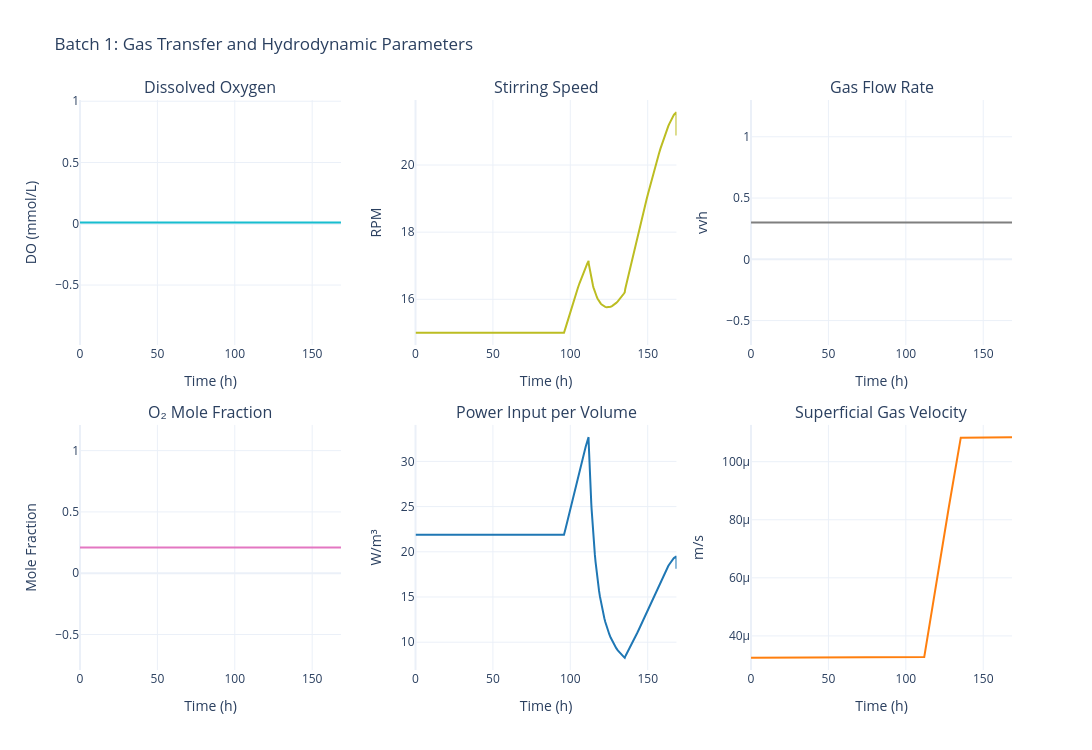

The cell this chart's notebook holds for it:
### Code cell
# Gas transfer (DO, agitation, gas flow, O2 fraction)
fig = data.plot_gas_transfer(batch_number=BATCH_NUMBER)
fig.show()

### Figure 1 — Plotly figure (JSON) as saved in the notebook; plotly's stock layout.template omitted (floating-point values rounded to 4 significant figures; data arrays with more than 128 entries replaced by an {"elided": "..."} marker saying what was removed)
{"data": [{"hovertemplate": "Time: %{x:.1f} h<br>DO: %{y:.3f} mmol/L<extra></extra>", "line": {"color": "#17becf", "width": 2}, "mode": "lines", "name": "Dissolved O₂", "type": "scatter", "x": {"elided": "280 float values"}, "xaxis": "x", "y": {"elided": "280 float values"}, "yaxis": "y"}, {"hovertemplate": "Time: %{x:.1f} h<br>N: %{y:.1f} rpm<extra></extra>", "line": {"color": "#bcbd22", "width": 2}, "mode": "lines", "name": "Stirring Speed", "type": "scatter", "x": {"elided": "280 float values"}, "xaxis": "x2", "y": {"elided": "280 float values"}, "yaxis": "y2"}, {"hovertemplate": "Time: %{x:.1f} h<br>Fg: %{y:.3f} vvh<extra></extra>", "line": {"color": "#7f7f7f", "width": 2}, "mode": "lines", "name": "Gas Flow Rate", "type": "scatter", "x": {"elided": "280 float values"}, "xaxis": "x3", "y": {"elided": "280 float values"}, "yaxis": "y3"}, {"hovertemplate": "Time: %{x:.1f} h<br>y_O₂: %{y:.3f}<extra></extra>", "line": {"color": "#e377c2", "width": 2}, "mode": "lines", "name": "y_O₂", "type": "scatter", "x": {"elided": "280 float values"}, "xaxis": "x4", "y": {"elided": "280 float values"}, "yaxis": "y4"}, {"hovertemplate": "Time: %{x:.1f} h<br>P/V: %{y:.2f} W/m³<extra></extra>", "line": {"color": "#1f77b4", "width": 2}, "mode": "lines", "name": "P/V", "type": "scatter", "x": {"elided": "280 float values"}, "xaxis": "x5", "y": {"elided": "280 float values"}, "yaxis": "y5"}, {"hovertemplate": "Time: %{x:.1f} h<br>vₛ: %{y:.5f} m/s<extra></extra>", "line": {"color": "#ff7f0e", "width": 2}, "mode": "lines", "name": "vₛ", "type": "scatter", "x": {"elided": "280 float values"}, "xaxis": "x6", "y": {"elided": "280 float values"}, "yaxis": "y6"}], "layout": {"annotations": [{"font": {"size": 16}, "showarrow": false, "text": "Dissolved Oxygen", "x": 0.14, "xanchor": "center", "xref": "paper", "y": 1, "yanchor": "bottom", "yref": "paper"}, {"font": {"size": 16}, "showarrow": false, "text": "Stirring Speed", "x": 0.5, "xanchor": "center", "xref": "paper", "y": 1, "yanchor": "bottom", "yref": "paper"}, {"font": {"size": 16}, "showarrow": false, "text": "Gas Flow Rate", "x": 0.86, "xanchor": "center", "xref": "paper", "y": 1, "yanchor": "bottom", "yref": "paper"}, {"font": {"size": 16}, "showarrow": false, "text": "O₂ Mole Fraction", "x": 0.14, "xanchor": "center", "xref": "paper", "y": 0.43, "yanchor": "bottom", "yref": "paper"}, {"font": {"size": 16}, "showarrow": false, "text": "Power Input per Volume", "x": 0.5, "xanchor": "center", "xref": "paper", "y": 0.43, "yanchor": "bottom", "yref": "paper"}, {"font": {"size": 16}, "showarrow": false, "text": "Superficial Gas Velocity", "x": 0.86, "xanchor": "center", "xref": "paper", "y": 0.43, "yanchor": "bottom", "yref": "paper"}], "font": {"size": 12}, "height": 750, "showlegend": false, "title": {"text": "Batch 1: Gas Transfer and Hydrodynamic Parameters"}, "width": 1400, "xaxis": {"anchor": "y", "domain": [0, 0.28], "title": {"text": "Time (h)"}}, "xaxis2": {"anchor": "y2", "domain": [0.36, 0.64], "title": {"text": "Time (h)"}}, "xaxis3": {"anchor": "y3", "domain": [0.72, 1], "title": {"text": "Time (h)"}}, "xaxis4": {"anchor": "y4", "domain": [0, 0.28], "title": {"text": "Time (h)"}}, "xaxis5": {"anchor": "y5", "domain": [0.36, 0.64], "title": {"text": "Time (h)"}}, "xaxis6": {"anchor": "y6", "domain": [0.72, 1], "title": {"text": "Time (h)"}}, "yaxis": {"anchor": "x", "domain": [0.57, 1], "title": {"text": "DO (mmol/L)"}}, "yaxis2": {"anchor": "x2", "domain": [0.57, 1], "title": {"text": "RPM"}}, "yaxis3": {"anchor": "x3", "domain": [0.57, 1], "title": {"text": "vvh"}}, "yaxis4": {"anchor": "x4", "domain": [0, 0.43], "title": {"text": "Mole Fraction"}}, "yaxis5": {"anchor": "x5", "domain": [0, 0.43], "title": {"text": "W/m³"}}, "yaxis6": {"anchor": "x6", "domain": [0, 0.43], "title": {"text": "m/s"}}}}
